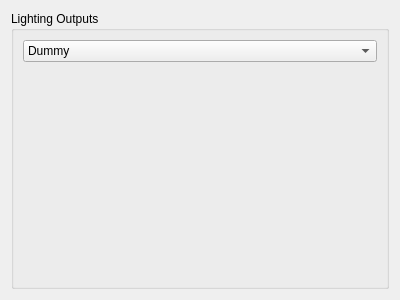
<?xml version="1.0" encoding="UTF-8"?>
<ui version="4.0">
 <class>SettingsPanel</class>
 <widget class="QWidget" name="SettingsPanel">
  <property name="geometry">
   <rect>
    <x>0</x>
    <y>0</y>
    <width>400</width>
    <height>300</height>
   </rect>
  </property>
  <property name="windowTitle">
   <string>Form</string>
  </property>
  <layout class="QVBoxLayout" name="verticalLayout">
   <item>
    <widget class="QGroupBox" name="groupBox">
     <property name="title">
      <string>Lighting Outputs</string>
     </property>
     <layout class="QVBoxLayout" name="verticalLayout_2">
      <item>
       <widget class="QComboBox" name="comboBox">
        <item>
         <property name="text">
          <string>Dummy</string>
         </property>
        </item>
        <item>
         <property name="text">
          <string>Artnet</string>
         </property>
        </item>
       </widget>
      </item>
      <item>
       <widget class="QWidget" name="outputSettingsWidget" native="true">
        <layout class="QVBoxLayout" name="verticalLayout_3"/>
       </widget>
      </item>
     </layout>
    </widget>
   </item>
  </layout>
 </widget>
 <resources/>
 <connections/>
</ui>
